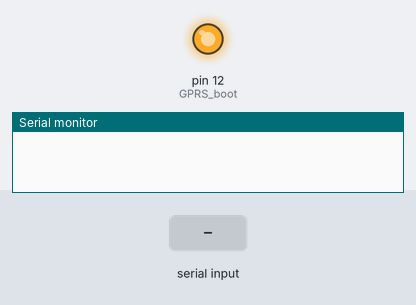
The sketch below on a simulated Arduino Mega 2560, built with avr-gcc and run on an emulated ATmega2560. Shown: output pins drawn as LEDs (lit = HIGH), the last lines printed to the serial monitor. Inputs (shaded band) come from the test bench.

Above: at 3.1 s.
At 7.2 s:
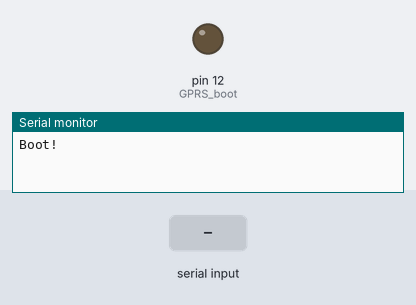
7.3 s: "1" received over the second serial link
Timing chart, 0 to 10.3 s (numbered marks = the images above; inputs shaded):
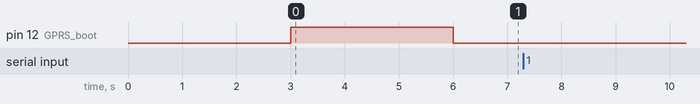

The sketch:

AT-echo-test.ino
```cpp
#define GPRS_boot  12
void setup() {

  Serial.begin(9600);
  Serial1.begin(9600);

  pinMode(GPRS_boot, OUTPUT);
  digitalWrite(GPRS_boot, LOW);
  delay(3000);
  digitalWrite(GPRS_boot, HIGH);
  delay(3000);
  digitalWrite(GPRS_boot, LOW);

  Serial.println("Boot!");

}


void loop() {

  if (Serial1.available()) {
    Serial.write(Serial1.read());
  }
  if (Serial.available()) {
    Serial1.write(Serial.read());
  }
}
```
